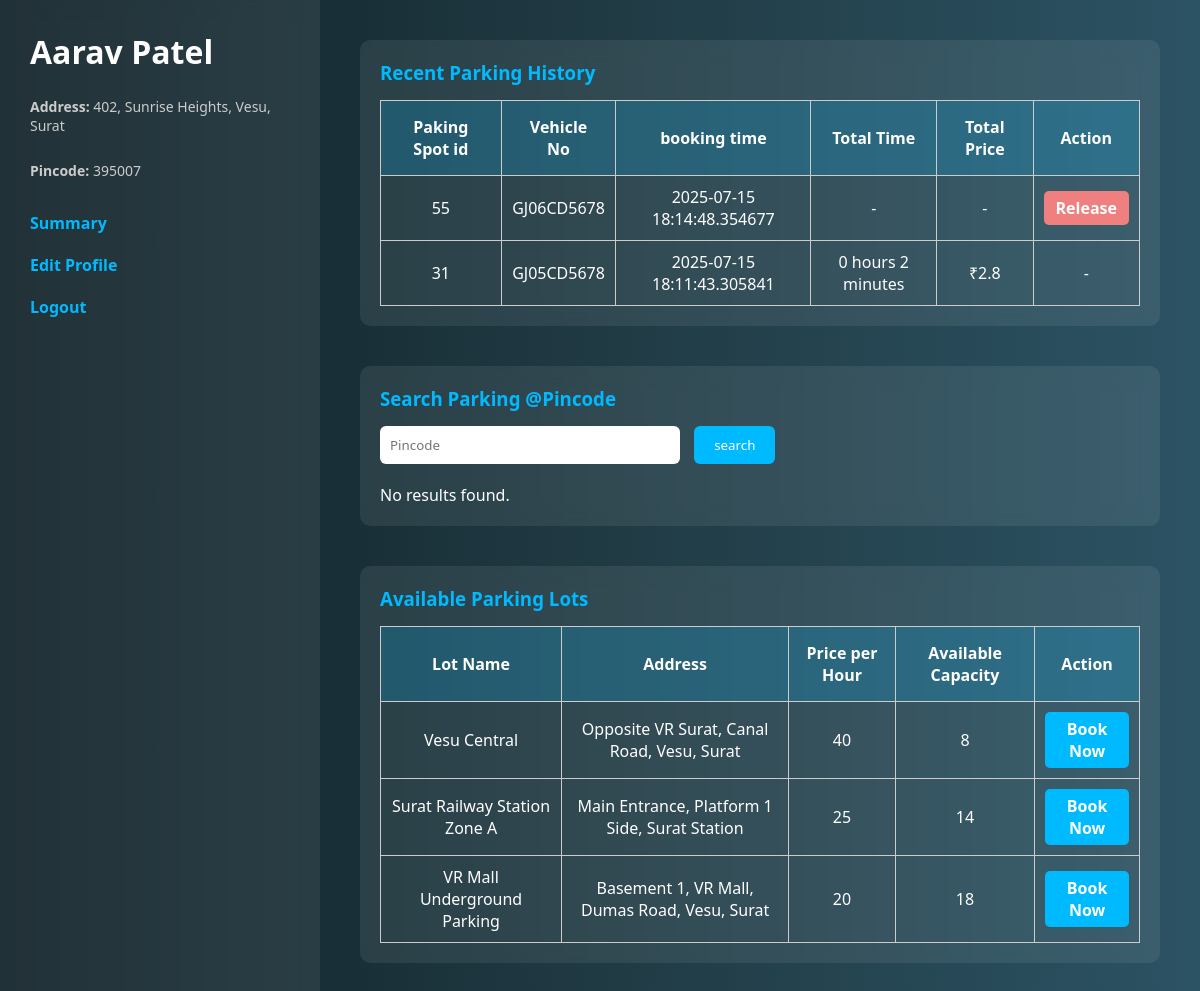
/user_dashboard/2, run on the app's committed database.
### app.py (models this page shows)
class User(db.Model):
    __tablename__ = 'users'
    id = db.Column(db.Integer, primary_key=True, autoincrement=True)
    email = db.Column(db.String(80), nullable=False, unique=True)
    password = db.Column(db.String(30), nullable=False)
    name = db.Column(db.String(30), nullable=False)
    address = db.Column(db.String(100), nullable=False)
    pin_code = db.Column(db.String(6), nullable=False)
    is_admin = db.Column(db.Boolean, default=False)

class History(db.Model):
    __tablename__ = 'history'
    id = db.Column(db.Integer, primary_key=True)
    user_id = db.Column(db.Integer, db.ForeignKey('users.id'), nullable=False)
    user = db.relationship('User', backref='histories')
    spot_id = db.Column(db.Integer, db.ForeignKey('parking_spot.id'), nullable=False)
    spot = db.relationship('ParkingSpot', backref='histories')
    vehicle_number = db.Column(db.String(20), nullable=False)
    start_time = db.Column(db.DateTime, nullable=False)
    end_time = db.Column(db.DateTime, nullable=True)
    total_time = db.Column(db.String(50), nullable=True)
    total_price = db.Column(db.Float, nullable=True )

class Parking_lot(db.Model):
    __tablename__ = 'parking_lot'
    id = db.Column(db.Integer, primary_key=True, autoincrement=True)
    parking_lot_name = db.Column(db.String(100), nullable=False,)
    address = db.Column(db.String(150), nullable=False)
    pin_code = db.Column(db.String(6), nullable=False)
    price_per_hour =db.Column(db.Integer, nullable = False)
    total_capacity = db.Column(db.Integer, nullable = False)
    avilable_capacity = db.Column(db.Integer, nullable = False)
    spots = db.relationship("ParkingSpot", back_populates = 'lot')

### app.py (the view)
@app.route('/user_dashboard/<int:user_id>', methods=['GET', 'POST'])
def user_dashboard(user_id):
    user = User.query.get_or_404(user_id)
    user_history = History.query.filter_by(user_id=user.id).order_by(History.id.desc()).all()
    parking_lots = Parking_lot.query.all()
    search_results = None
    if request.method == "POST":
        pincode = request.form.get("pincode")
        search_results = Parking_lot.query.filter_by(pin_code=pincode).all()
    return render_template(
        'user_dashboard.html',
        user=user,
        parking_lots=parking_lots,
        histirys=user_history,
        search_results=search_results
    )

### templates/user_dashboard.html (shortened to what this page needs)
<!DOCTYPE html>
<html lang="en">
<head>
</head>
<body>
  <div class="sidebar">
    <div class="user-info">
      <h1> {{ user.name}}</h1>
      <br>
      <p><strong>Address:</strong> {{ user.address }}</p>
      <br>
      <p><strong>Pincode:</strong> {{ user.pin_code}}</p>
    </div>
    <a href="{{url_for('user_summary',user_id = user.id)}}">Summary</a>
    <a href="{{ url_for ('edit_profile', user_id=user.id) }}">Edit Profile</a>
    <a href="/landing_page">Logout</a>
  </div>
  <div class="main-content">
    <div class="section">
     <h3>Recent Parking History</h3>
         <table>
           <tr>
              <th>Paking Spot id </th>
               <th>Vehicle No</th>
               <th>booking time</th>
               <th>Total Time </th>
               <th> Total Price</th>
               <th>Action</th>
           </tr>
      {% for h in histirys %}
         {% if h.end_time is none %}
             <tr>
                <td>{{ h.spot_id }}</td>
                <td>{{ h.vehicle_number}}</td>
                <td>{{ h.start_time }}</td>
                <td> - </td>
                <td> - </td>
                <td>
                   <a href="{{ url_for('release_preview', user_id=h.user_id, spot_id=h.spot_id) }}" class="btn btn-release">
                    Release
                   </a>
                </td>
                </tr>
          {% else %}
            <tr>
              <td>{{ h.spot_id }}</td>
              <td>{{ h.vehicle_number }}</td>
              <td>{{ h.start_time }}</td>
              <td>{{ h.total_time }}</td>
              <td>₹{{ h.total_price }}</td>
              <td> - </td>
            </tr>
          {% endif %}
        {% endfor %}
      </table>
    </div>
    <div class="section">
      <h3>Search Parking @Pincode</h3>
      <div class="search-box">
        <form action="{{ url_for('user_dashboard', user_id=user.id) }}"  method="POST">
          <input type="text" name="pincode" placeholder="Pincode"  required>
          <input type="submit" value="search" class="btn-search"  >
        </form>
      </div>
      {% if search_results %}
  <div class="section">
    <h3>Search Results</h3>
    <table>
      <tr>
        <th>Lot Name</th>
        <th>Address</th>
        <th>Price per Hour</th>
        <th>Available Capacity</th>
        <th>Action</th>
      </tr>
      {% for lot in search_results %}
        <tr>
          <td>{{ lot.parking_lot_name }}</td>
          <td>{{ lot.address }}</td>
          <td>{{ lot.price_per_hour }}</td>
          <td>{{ lot.avilable_capacity }}</td>
          <td><a href="{{url_for('book_spot',user_id = user.id, lot_id = lot.id )}}" class="btn btn-book">Book Now</a></td>
        </tr>
      {% endfor %}
    </table>
  </div>
      {% else %}
        <p>No results found.</p>
      {% endif %}
  </div>
  <div class="section">
    <h3>Available Parking Lots</h3>
    <table>
      <tr>
        <th>Lot Name</th>
        <th>Address</th>
        <th>Price per Hour</th>
        <th>Available Capacity</th>
        <th>Action</th>
      </tr>
      {% for lot in parking_lots %}
        <tr>
          <td>{{ lot.parking_lot_name }}</td>
          <td>{{ lot.address }}</td>
          <td>{{ lot.price_per_hour }}</td>
          <td>{{ lot.avilable_capacity }}</td>
          <td><a href="{{url_for('book_spot',user_id = user.id, lot_id = lot.id )}}" class="btn btn-book">Book Now</a></td>
        </tr>
      {% endfor %}
      </table>
    </div>
  </div>
</body>
</html>

### templates/user_dashboard.html (style rules this page uses)
* { margin: 0; padding: 0; box-sizing: border-box; font-family: 'Segoe UI', Tahoma, Geneva, Verdana, sans-serif; }
html, body { height: 100%; width: 100%; background: linear-gradient(to right, #0f2027, #203a43, #2c5364); overflow: hidden; }
body { display: flex; }
.sidebar { width: 320px; height: 100vh; background: rgba(255, 255, 255, 0.08); backdrop-filter: blur(10px); padding: 30px; color: #fff; display: flex; flex-direction: column; justify-content: flex-start; }
.sidebar .user-info { margin-bottom: 20px; }
.sidebar .user-info p { font-size: 14px; color: #ccc; margin: 2px 0; }
.sidebar a { display: block; margin: 10px 0; color: #00baff; text-decoration: none; font-weight: bold; }
.main-content { flex: 1; height: 100vh; overflow-y: auto; padding: 40px; color: #fff; }
.section { margin-bottom: 40px; background: rgba(255, 255, 255, 0.08); padding: 20px; border-radius: 10px; backdrop-filter: blur(10px); }
h3 { margin-bottom: 15px; color: #00baff; }
table { width: 100%; border-collapse: collapse; color: #fff; }
th { background: rgba(0, 186, 255, 0.2); border: 1.5px solid #ccc; padding: 15px; text-align: center; }
table , table td { border: 1px solid #ccc; padding: 10px; text-align: center; }
.btn { padding: 6px 12px; border: none; border-radius: 5px; cursor: pointer; font-weight: bold; text-decoration: none; display: inline-block; }
.btn-release { background-color: #f08080; color: white; }
.btn-book { background-color: #00baff; color: white; }
.btn-search { background-color: #00baff; color: white; padding: 10px 20px; border: none; border-radius: 6px; margin-left: 10px; cursor: pointer; }
.search-box { margin-bottom: 20px; }
.search-box input[type="text"] { padding: 10px; width: 300px; border-radius: 6px; border: none; }

### data on the page
User: name "Aarav Patel", address "402, Sunrise Heights, Vesu, Surat", pin_code "395007"
History: spot_id "55", vehicle_number "GJ06CD5678", start_time "2025-07-15 18:14:48.354677"
History: spot_id "31", vehicle_number "GJ05CD5678", start_time "2025-07-15 18:11:43.305841", total_time "0 hours 2 minutes", total_price "2.8"
Parking_lot: parking_lot_name "Vesu Central", address "Opposite VR Surat, Canal Road, Vesu, Surat", price_per_hour "40", avilable_capacity "8"
Parking_lot: parking_lot_name "Surat Railway Station Zone A", address "Main Entrance, Platform 1 Side, Surat Station", price_per_hour "25", avilable_capacity "14"
Parking_lot: parking_lot_name "VR Mall Underground Parking", address "Basement 1, VR Mall, Dumas Road, Vesu, Surat", price_per_hour "20", avilable_capacity "18"
